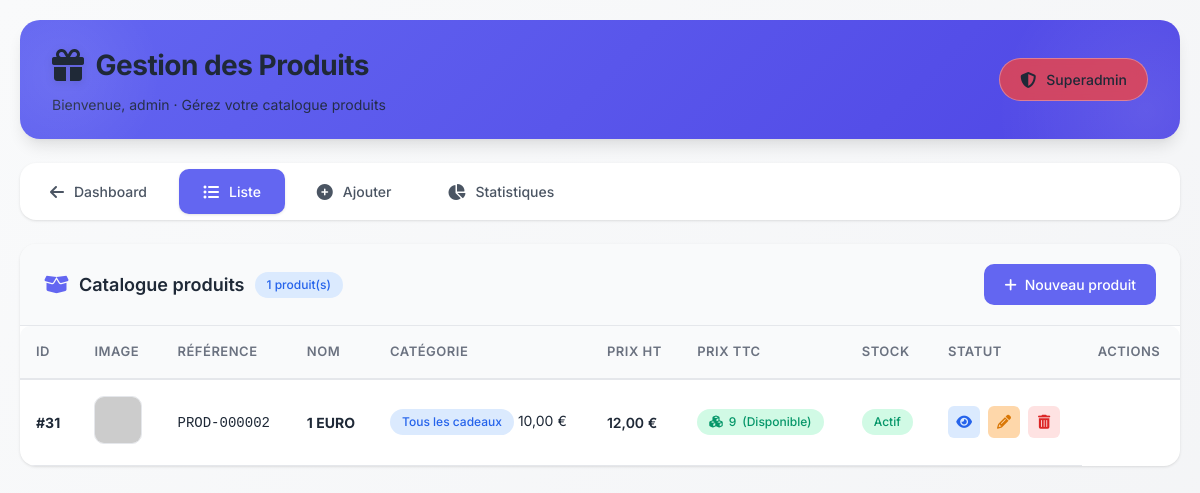
The app's page /admin_produits.php (signed in) with its own data.
### tables this page shows
CREATE TABLE `produits` (
  `id_produit` int NOT NULL,
  `reference` varchar(50) NOT NULL,
  `nom` varchar(255) NOT NULL,
  `slug` varchar(255) NOT NULL,
  `description` text,
  `description_courte` text,
  `prix_ht` decimal(10,2) NOT NULL,
  `tva` decimal(4,2) DEFAULT '20.00',
  `prix_ttc` decimal(10,2) GENERATED ALWAYS AS ((`prix_ht` * (1 + (`tva` / 100)))) STORED,
  `quantite_stock` int DEFAULT '0',
  `seuil_alerte` int DEFAULT '10',
  `id_categorie` int NOT NULL,
  `marque` varchar(100) DEFAULT NULL,
  `poids` decimal(6,2) DEFAULT NULL COMMENT 'en grammes',
  `dimensions` varchar(50) DEFAULT NULL COMMENT 'LxHxP en cm',
  `materiau` varchar(100) DEFAULT NULL,
  `couleur` varchar(50) DEFAULT NULL,
  `made_in` varchar(50) DEFAULT NULL,
  `personnalisable` tinyint(1) DEFAULT '0',
  `ecologique` tinyint(1) DEFAULT '0',
  `made_in_france` tinyint(1) DEFAULT '0',
  `artisanal` tinyint(1) DEFAULT '0',
  `exclusif` tinyint(1) DEFAULT '0',
  `note_moyenne` decimal(3,2) DEFAULT '0.00',
  `nombre_avis` int DEFAULT '0',
  `vues` int DEFAULT '0',
  `ventes` int DEFAULT '0',
  `statut` enum('actif','inactif','rupture','bientot') DEFAULT 'actif',
  `date_creation` datetime DEFAULT CURRENT_TIMESTAMP,
  `date_modification` datetime DEFAULT NULL ON UPDATE CURRENT_TIMESTAMP
);

CREATE TABLE `categories` (
  `id_categorie` int NOT NULL,
  `nom` varchar(100) NOT NULL,
  `slug` varchar(100) NOT NULL,
  `description` text,
  `parent_id` int DEFAULT NULL,
  `image` varchar(255) DEFAULT NULL,
  `ordre` int DEFAULT '0',
  `active` tinyint(1) DEFAULT '1',
  `meta_titre` varchar(255) DEFAULT NULL,
  `meta_description` text,
  `date_creation` datetime DEFAULT CURRENT_TIMESTAMP
);

### admin_produits.php (the view, shortened to what this page needs)
<?php
require_once 'admin_protection.php';
$host = 'localhost';
$dbname = 'heureducadeau';
$username_db = 'Philippe';
$password_db = 'l@99339R';
try {
    $pdo = new PDO("mysql:host=$host;dbname=$dbname;charset=utf8mb4", $username_db, $password_db);
    $pdo->setAttribute(PDO::ATTR_ERRMODE, PDO::ERRMODE_EXCEPTION);
    $pdo->exec("CREATE TABLE IF NOT EXISTS `images_produits` (
        `id_image` int NOT NULL AUTO_INCREMENT,
        `id_produit` int NOT NULL,
        `url_image` varchar(255) NOT NULL,
        `alt_text` varchar(255) DEFAULT NULL,
        `ordre` int DEFAULT '0',
        `principale` tinyint(1) DEFAULT '0',
        `date_ajout` datetime DEFAULT CURRENT_TIMESTAMP,
        PRIMARY KEY (`id_image`),
        KEY `id_produit` (`id_produit`)
    ) ENGINE=InnoDB DEFAULT CHARSET=utf8mb4");
} catch(PDOException $e) {
    die("Erreur de connexion à la base de données : " . $e->getMessage());
}
function getAllProducts($pdo) {
    $sql = "SELECT p.*, c.nom as categorie_nom,
            (SELECT url_image FROM images_produits ip
             WHERE ip.id_produit = p.id_produit
             ORDER BY ip.principale DESC, ip.ordre ASC, ip.id_image ASC LIMIT 1) as image_url
            FROM produits p
            LEFT JOIN categories c ON p.id_categorie = c.id_categorie
            ORDER BY p.id_produit DESC";
    $stmt = $pdo->prepare($sql);
    $stmt->execute();
    return $stmt->fetchAll(PDO::FETCH_ASSOC);
}
$action = $_GET['action'] ?? 'list';
$admin_username = $_SESSION['admin_username'] ?? 'Administrateur';
$admin_role = $_SESSION['admin_role'] ?? 'Non défini';
?>
<!DOCTYPE html>
<html lang="fr">
<head>
    <link rel="stylesheet" href="https://cdnjs.cloudflare.com/ajax/libs/font-awesome/6.4.0/css/all.min.css">
</head>
<body>
    <div class="container">
        <div class="header">
            <div>
                <h1>
                    <i class="fas fa-gift"></i>
                    Gestion des Produits
                </h1>
                <p>Bienvenue, <?php echo htmlspecialchars($admin_username); ?> · Gérez votre catalogue produits</p>
            </div>
            <div class="role-badge <?php echo $admin_role === 'superadmin' ? 'superadmin-badge' : ''; ?>">
                <i class="fas fa-shield-alt"></i>
                <?php echo htmlspecialchars(ucfirst($admin_role)); ?>
            </div>
        </div>
        <div class="nav-tabs">
            <a href="dashboard.php">
                <i class="fas fa-arrow-left"></i> Dashboard
            </a>
            <a href="admin_produits.php?action=list" class="<?php echo $action == 'list' ? 'active' : ''; ?>">
                <i class="fas fa-list-ul"></i> Liste
            </a>
            <a href="admin_produits.php?action=add" class="<?php echo $action == 'add' ? 'active' : ''; ?>">
                <i class="fas fa-plus-circle"></i> Ajouter
            </a>
            <a href="admin_produits.php?action=stats" class="<?php echo $action == 'stats' ? 'active' : ''; ?>">
                <i class="fas fa-chart-pie"></i> Statistiques
            </a>
        </div>
        <?php if ($action == 'list'): ?>
            <?php
            $products = getAllProducts($pdo);
            $totalProducts = count($products);
            ?>
            <div class="card">
                <div class="card-header">
                    <h3>
                        <i class="fas fa-box-open"></i>
                        Catalogue produits
                        <span class="badge badge-info"><?php echo $totalProducts; ?> produit(s)</span>
                    </h3>
                    <a href="admin_produits.php?action=add" class="btn btn-primary">
                        <i class="fas fa-plus"></i> Nouveau produit
                    </a>
                </div>
                <?php if ($totalProducts > 0): ?>
                    <div class="table-wrapper">
                        <table class="table">
                            <thead>
                                <tr>
                                    <th>ID</th>
                                    <th>Image</th>
                                    <th>Référence</th>
                                    <th>Nom</th>
                                    <th>Catégorie</th>
                                    <th>Prix HT</th>
                                    <th>Prix TTC</th>
                                    <th>Stock</th>
                                    <th>Statut</th>
                                    <th>Actions</th>
                                </tr>
                            </thead>
                            <tbody>
                                <?php foreach ($products as $product):
                                    $image_url = !empty($product['image_url']) ? $product['image_url'] : 'https://via.placeholder.com/48x48?text=No+Image';
                                    $prix_ttc = $product['prix_ht'] * (1 + ($product['tva'] / 100));
                                    $stockClass = 'stock-high';
                                    $stockText = 'Disponible';
                                    $statusBadge = '';
                                    switch($product['statut']) {
                                        case 'actif': $statusBadge = 'badge-success'; break;
                                    }
                                    $statusText = [
                                        'actif' => 'Actif',
                                        'inactif' => 'Inactif',
                                        'rupture' => 'Rupture',
                                        'bientot' => 'Bientôt'
                                    ][$product['statut']] ?? $product['statut'];
                                ?>
                                <tr>
                                    <td><strong>#<?php echo $product['id_produit']; ?></strong></td>
                                    <td>
                                        <img src="<?php echo htmlspecialchars($image_url); ?>"
                                             alt="<?php echo htmlspecialchars($product['nom']); ?>"
                                             class="product-image"
                                             loading="lazy"
                                             onerror="this.src='https://via.placeholder.com/48x48?text=Error'">
                                    </td>
                                    <td><code><?php echo htmlspecialchars($product['reference']); ?></code></td>
                                    <td>
                                        <strong><?php echo htmlspecialchars($product['nom']); ?></strong>
                                    </td>
                                    <td>
                                        <span class="badge badge-info">
                                            <?php echo htmlspecialchars($product['categorie_nom'] ?? 'Non catégorisé'); ?>
                                        </span>
                                    </div
                                    <td class="price"><?php echo number_format($product['prix_ht'], 2, ',', ' '); ?> €</td>
                                    <td class="price"><?php echo number_format($prix_ttc, 2, ',', ' '); ?> €</td>
                                    <td>
                                        <span class="badge <?php echo $stockClass; ?>">
                                            <i class="fas fa-cubes"></i> <?php echo $product['quantite_stock']; ?>
                                            <span class="hide-mobile"> (<?php echo $stockText; ?>)</span>
                                        </span>
                                    </td>
                                    <td>
                                        <span class="badge <?php echo $statusBadge; ?>">
                                            <?php echo $statusText; ?>
                                        </span>
                                    </td>
                                    <td>
                                        <div class="actions">
                                            <a href="admin_produits.php?action=view&id=<?php echo $product['id_produit']; ?>"
                                               class="btn-icon btn-icon-view" title="Voir">
                                                <i class="fas fa-eye"></i>
                                            </a>
                                            <a href="admin_produits.php?action=edit&id=<?php echo $product['id_produit']; ?>"
                                               class="btn-icon btn-icon-edit" title="Modifier">
                                                <i class="fas fa-pencil-alt"></i>
                                            </a>
                                            <button onclick="confirmDelete(<?php echo $product['id_produit']; ?>, '<?php echo addslashes($product['nom']); ?>')"
                                                    class="btn-icon btn-icon-delete" title="Supprimer">
                                                <i class="fas fa-trash-alt"></i>
                                            </button>
                                        </div>
                                    </td>
                                <?php endforeach; ?>
                    </div>
                <?php endif; ?>
            </div>
        <?php endif; ?>
</body>
</html>

### records on screen
produits: id_produit "31", reference "PROD-000002", nom "1 EURO", id_categorie.nom "Tous les cadeaux", prix_ht "10,00", prix_ttc "12,00", quantite_stock "9", stockText "Disponible", statut "Actif"

### other values on screen
$admin_username "admin"
$admin_role "Superadmin"
$totalProducts "1"
